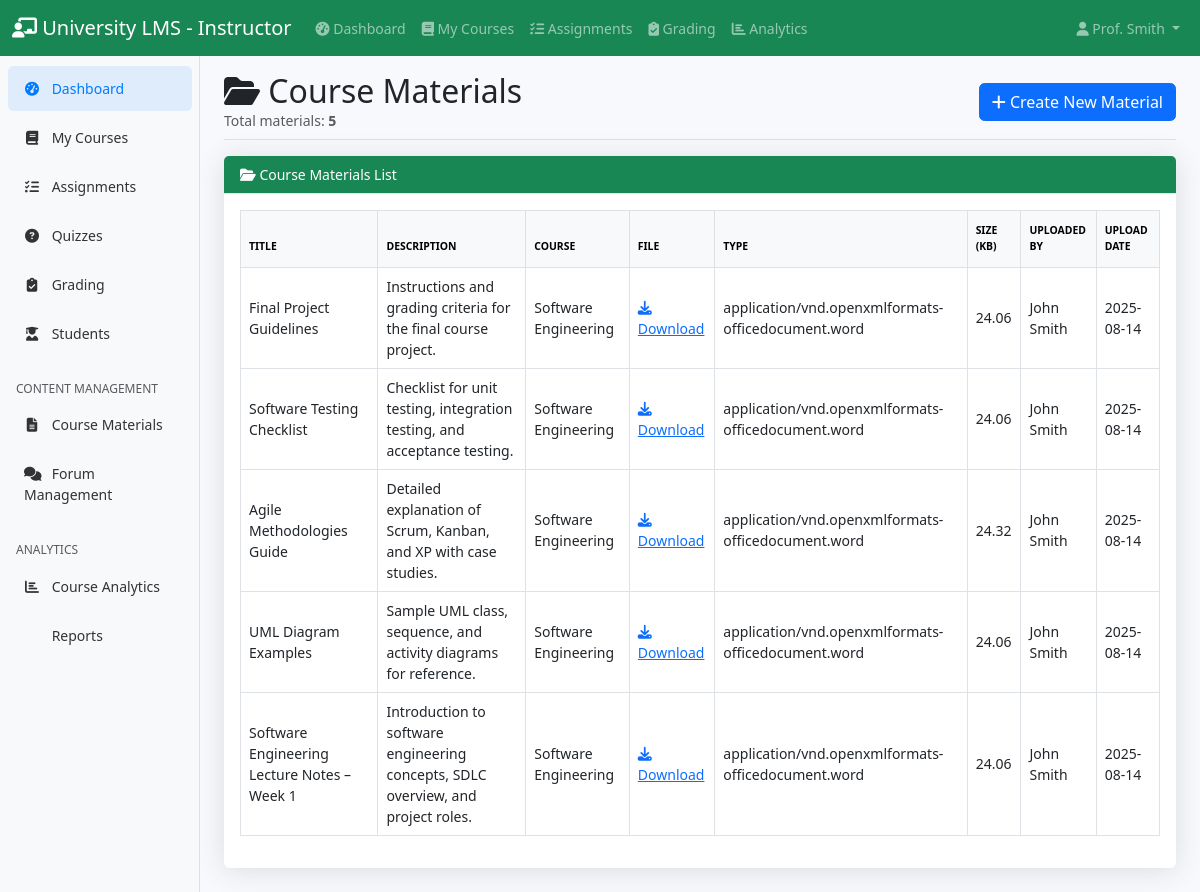
Screenshot of /instructor/materials.php (signed in) with the database file from the repository.
### tables this page shows
CREATE TABLE `course_materials` (
  `id` int(11) NOT NULL,
  `course_id` int(11) NOT NULL,
  `title` varchar(200) NOT NULL,
  `description` text DEFAULT NULL,
  `file_path` varchar(500) DEFAULT NULL,
  `file_type` varchar(50) DEFAULT NULL,
  `file_size` int(11) DEFAULT NULL,
  `uploaded_by` int(11) NOT NULL,
  `upload_date` timestamp NOT NULL DEFAULT current_timestamp()
);

CREATE TABLE `courses` (
  `id` int(11) NOT NULL,
  `title` varchar(200) NOT NULL,
  `description` text DEFAULT NULL,
  `instructor_id` int(11) NOT NULL,
  `course_code` varchar(20) NOT NULL,
  `credits` int(11) DEFAULT 3,
  `semester` varchar(20) DEFAULT NULL,
  `year` int(11) DEFAULT NULL,
  `max_students` int(11) DEFAULT 50,
  `status` enum('active','inactive') DEFAULT 'active',
  `created_at` timestamp NOT NULL DEFAULT current_timestamp()
);

CREATE TABLE `users` (
  `id` int(11) NOT NULL,
  `username` varchar(50) NOT NULL,
  `email` varchar(100) NOT NULL,
  `password` varchar(255) NOT NULL,
  `first_name` varchar(50) NOT NULL,
  `last_name` varchar(50) NOT NULL,
  `role` enum('student','instructor','admin') NOT NULL,
  `profile_image` varchar(255) DEFAULT NULL,
  `created_at` timestamp NOT NULL DEFAULT current_timestamp(),
  `updated_at` timestamp NOT NULL DEFAULT current_timestamp() ON UPDATE current_timestamp()
);

### instructor/materials.php (the view, shortened to what this page needs)
<?php
$instructor_id = $_SESSION['user_id'];
$db = (new Database())->getConnection();
$materials_sql = "
SELECT m.*, c.title AS course_title, u.first_name, u.last_name
FROM course_materials m
JOIN courses c ON m.course_id = c.id
JOIN users u ON m.uploaded_by = u.id
WHERE c.instructor_id = ?
ORDER BY m.upload_date DESC
";
$stmt = $db->prepare($materials_sql);
$stmt->execute([$instructor_id]);
$materials = $stmt->fetchAll(PDO::FETCH_ASSOC);
$material_count = count($materials);
?>
<!DOCTYPE html>
<html lang="en">
<head>
    <link rel="stylesheet" href="https://cdn.jsdelivr.net/npm/bootstrap@5.3.0/dist/css/bootstrap.min.css">
    <link rel="stylesheet" href="https://cdnjs.cloudflare.com/ajax/libs/font-awesome/6.4.0/css/all.min.css">
    <link rel="stylesheet" href="../assets/css/dashboard.css">
</head>
<body>
    <?php include '../includes/instructor_navbar.php'; ?>
    <div class="container-fluid">
        <div class="row">
            <nav class="col-md-2 d-none d-md-block bg-light sidebar">
                <?php include '../includes/instructor_sidebar.php'; ?>
            </nav>
            <main class="col-md-9 ms-sm-auto col-lg-10 px-md-4">
                <div class="d-flex justify-content-between flex-wrap flex-md-nowrap align-items-center pt-3 pb-2 mb-3 border-bottom">
                    <div>
                        <h1 class="h2 mb-0">
                            <i class="fas fa-folder-open"></i> Course Materials
                        </h1>
                        <span class="text-muted">Total materials: <strong><?= $material_count ?></strong></span>
                    </div>
                    <a href="material_create.php" class="btn btn-primary"><i class="fas fa-plus"></i> Create New Material</a>
                </div>
                <div class="row mb-4">
                    <div class="col-12">
                        <div class="card shadow">
                            <div class="card-header bg-success text-white">
                                <i class="fas fa-folder-open"></i> Course Materials List
                            </div>
                            <div class="card-body">
                                <div class="table-responsive">
                                    <table class="table table-bordered align-middle">
                                        <thead class="table-light">
                                            <tr>
                                                <th>Title</th>
                                                <th>Description</th>
                                                <th>Course</th>
                                                <th>File</th>
                                                <th>Type</th>
                                                <th>Size (KB)</th>
                                                <th>Uploaded By</th>
                                                <th>Upload Date</th>
                                            </tr>
                                        </thead>
                                        <tbody>
                                            <?php
                                            if ($material_count > 0) {
                                                foreach ($materials as $material) {
                                                    echo '<tr>';
                                                    echo '<td>' . htmlspecialchars($material['title']) . '</td>';
                                                    echo '<td>' . htmlspecialchars($material['description']) . '</td>';
                                                    echo '<td>' . htmlspecialchars($material['course_title']) . '</td>';
                                                    echo '<td>';
                                                    if ($material['file_path']) {
                                                        echo '<a href="' . htmlspecialchars($material['file_path']) . '" class="text-primary" target="_blank"><i class="fas fa-download"></i> Download</a>';
                                                    } else {
                                                        echo '-';
                                                    }
                                                    echo '</td>';
                                                    echo '<td>' . htmlspecialchars($material['file_type']) . '</td>';
                                                    echo '<td>' . ($material['file_size'] ? round($material['file_size']/1024, 2) : '-') . '</td>';
                                                    echo '<td>' . htmlspecialchars($material['first_name'] . ' ' . $material['last_name']) . '</td>';
                                                    echo '<td>' . htmlspecialchars(date('Y-m-d', strtotime($material['upload_date']))) . '</td>';
                                                    echo '</tr>';
                                                }
                                            } else {
                                                echo '<tr><td colspan="8" class="text-center"><div class="alert alert-warning d-flex align-items-center justify-content-center mb-0" role="alert"><i class="fas fa-info-circle me-2"></i> No materials found.</div></td></tr>';
                                            }
                                            ?>
                                        </tbody>
                                    </table>
                                </div>
                            </div>
                        </div>
                    </div>
                </div>
            </main>
        </div>
    </div>
</body>
</html>

### assets/css/dashboard.css (style rules this page uses)
body { font-size: .875rem; background-color: #f8f9fc; }
.sidebar { position: fixed; top: 0; bottom: 0; left: 0; z-index: 100; padding: 48px 0 0; box-shadow: inset -1px 0 0 rgba(0, 0, 0, .1); }
.card { box-shadow: 0 0.15rem 1.75rem 0 rgba(58, 59, 69, 0.15) !important; border: none; }
.card-header { background-color: #f8f9fc; border-bottom: 1px solid #e3e6f0; }
.btn { border-radius: 0.35rem; font-weight: 400; }
.table { color: #858796; }
.table th { border-top: none; font-weight: 600; text-transform: uppercase; font-size: 0.65rem; padding-top: 0.75rem; padding-bottom: 0.75rem; }
.shadow { box-shadow: 0 0.15rem 1.75rem 0 rgba(58, 59, 69, 0.15) !important; }

### rows the page displays
course_materials: title "Final Project Guidelines", description "Instructions and grading criteria for the final course project.", course.title "Software Engineering", file_type "application/vnd.openxmlformats-officedocument.word", $material['file_size']/1024 "24.06", uploaded_by.last_name "John Smith", upload_date "2025-08-14"
course_materials: title "Software Testing Checklist", description "Checklist for unit testing, integration testing, and acceptance testing.", course.title "Software Engineering", file_type "application/vnd.openxmlformats-officedocument.word", $material['file_size']/1024 "24.06", uploaded_by.last_name "John Smith", upload_date "2025-08-14"
course_materials: title "Agile Methodologies Guide", description "Detailed explanation of Scrum, Kanban, and XP with case studies.", course.title "Software Engineering", file_type "application/vnd.openxmlformats-officedocument.word", $material['file_size']/1024 "24.32", uploaded_by.last_name "John Smith", upload_date "2025-08-14"
course_materials: title "UML Diagram Examples", description "Sample UML class, sequence, and activity diagrams for reference.", course.title "Software Engineering", file_type "application/vnd.openxmlformats-officedocument.word", $material['file_size']/1024 "24.06", uploaded_by.last_name "John Smith", upload_date "2025-08-14"
course_materials: title "Software Engineering Lecture Notes – Week 1", description "Introduction to software engineering concepts, SDLC overview, and project roles.", course.title "Software Engineering", file_type "application/vnd.openxmlformats-officedocument.word", $material['file_size']/1024 "24.06", uploaded_by.last_name "John Smith", upload_date "2025-08-14"

### other values shown
$_SESSION['last_name'] "Smith"
$material_count "5"
